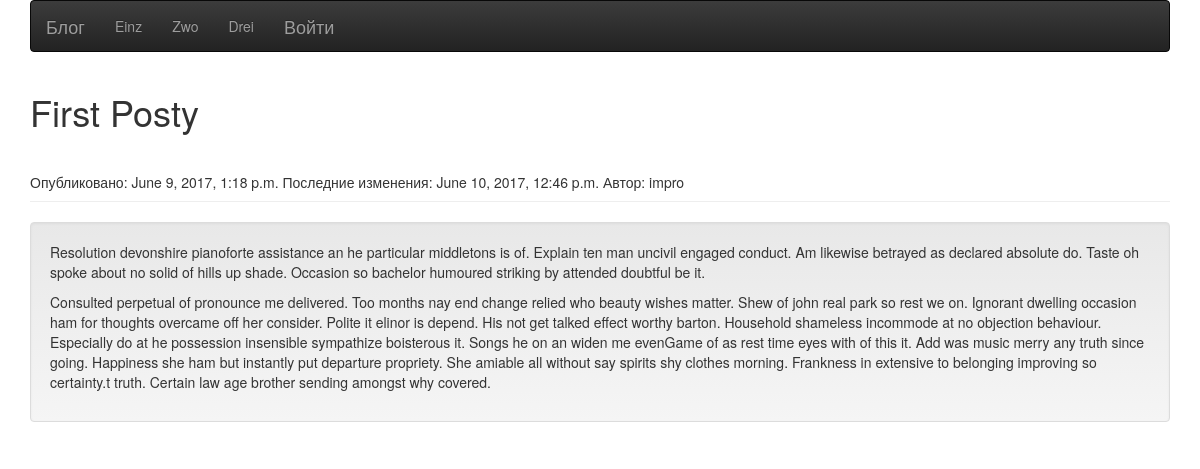
/1/, run on the app's committed database.
### polls/models.py (models this page shows)
class Page(models.Model):
	ptitle = models.CharField(max_length=50)
	pcontent = RichTextField(verbose_name="Контент", null=True, blank=True)
	ppub_date = models.DateTimeField('Дата публикации')
	pchange_date = models.DateTimeField('Дата изменения')

class Post(models.Model):
	title = models.CharField(max_length=50)
	preview = models.CharField(max_length=300)
	content = RichTextField(verbose_name="Контент", null=True, blank=True)
	pub_date = models.DateTimeField('Дата публикации')
	change_date = models.DateTimeField('Дата изменения')
	author = models.ForeignKey('auth.User')

### polls/views.py (the view)
# urls.py: url(r'^(?P<post_id>[0-9]+)/$', views.detail, name='detail'),
def detail(request, post_id):
	post = get_object_or_404(Post, pk=post_id)
	latest_page_list = Page.objects.order_by('-ppub_date')[::-1]
	return render(request, 'polls/detail.html', {'post': post, 'latest_page_list': latest_page_list})

### polls/templates/polls/detail.html
<link rel="stylesheet" href="//netdna.bootstrapcdn.com/bootstrap/3.3.2/css/bootstrap.min.css">
<link rel="stylesheet" href="//netdna.bootstrapcdn.com/bootstrap/3.3.2/css/bootstrap-theme.min.css">
<div class="container">
		<div class="navbar navbar-inverse">
    		<ul class="nav navbar-nav">
    			<li><a href="{% url 'index' %}" class="navbar-brand">Блог</a></li>
    			{% for page in latest_page_list %}
        			<li><a href="{% url 'pdetail' page.id %}" class="blog-nav-item">{{ page.ptitle }}</a></li>
    			{% endfor %}
    			<li><a href="/admin/"  class="navbar-brand">Войти</a></li>
    		</ul>
    	</div>
    </div>
<div class="container">
	<div><h1>{{ post.title }}</h1></div>
	<div class="page-header">Опубликовано: {{ post.pub_date }} Последние изменения: {{ post.change_date }} Автор: {{ post.author }}</div>
	<div class="well">{{ post.content | safe }}</div>
</div>

### data on the page
Page: ptitle "Einz"
Page: ptitle "Zwo"
Page: ptitle "Drei"
Post: title "First Posty", pub_date "June 9, 2017, 1:18 p.m.", change_date "June 10, 2017, 12:46 p.m.", author "impro", content "Resolution devonshire pianoforte assistance an he particular middletons is of. Explain ten man uncivil engaged conduct. Am likewise betrayed as declared absolute do. Taste oh spoke about no solid of hills up shade. Occasion so bachelor humoured striking by attended doubtful be it. Consulted perpetual of pronounce me delivered. Too months nay end change relied who beauty wishes matter. Shew of john real park so rest we on. Ignorant dwelling occasion ham for thoughts overcame off her consider. Polite it elinor is depend. His not get talked effect worthy barton. Household shameless incommode at no objection behaviour. Especially do at he possession insensible sympathize boisterous it. Songs he…"
